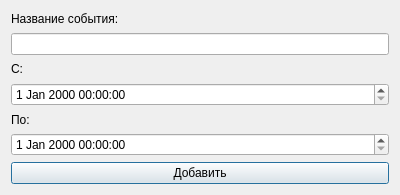
<?xml version="1.0" encoding="UTF-8"?>
<ui version="4.0">
 <class>Dialog</class>
 <widget class="QDialog" name="Dialog">
  <property name="geometry">
   <rect>
    <x>0</x>
    <y>0</y>
    <width>400</width>
    <height>195</height>
   </rect>
  </property>
  <property name="windowTitle">
   <string>Dialog</string>
  </property>
  <layout class="QVBoxLayout" name="verticalLayout_4">
   <item>
    <layout class="QVBoxLayout" name="verticalLayout">
     <item>
      <widget class="QLabel" name="label">
       <property name="text">
        <string>Название события:</string>
       </property>
      </widget>
     </item>
     <item>
      <widget class="QLineEdit" name="lineEdit_title"/>
     </item>
    </layout>
   </item>
   <item>
    <layout class="QVBoxLayout" name="verticalLayout_2">
     <item>
      <widget class="QLabel" name="label_3">
       <property name="text">
        <string>С:</string>
       </property>
      </widget>
     </item>
     <item>
      <widget class="QDateTimeEdit" name="dateTimeEdit_since"/>
     </item>
    </layout>
   </item>
   <item>
    <layout class="QVBoxLayout" name="verticalLayout_3">
     <item>
      <widget class="QLabel" name="label_2">
       <property name="text">
        <string>По:</string>
       </property>
      </widget>
     </item>
     <item>
      <widget class="QDateTimeEdit" name="dateTimeEdit_until"/>
     </item>
    </layout>
   </item>
   <item>
    <widget class="QPushButton" name="pushButton_add">
     <property name="text">
      <string>Добавить</string>
     </property>
    </widget>
   </item>
  </layout>
 </widget>
 <resources/>
 <connections/>
</ui>
